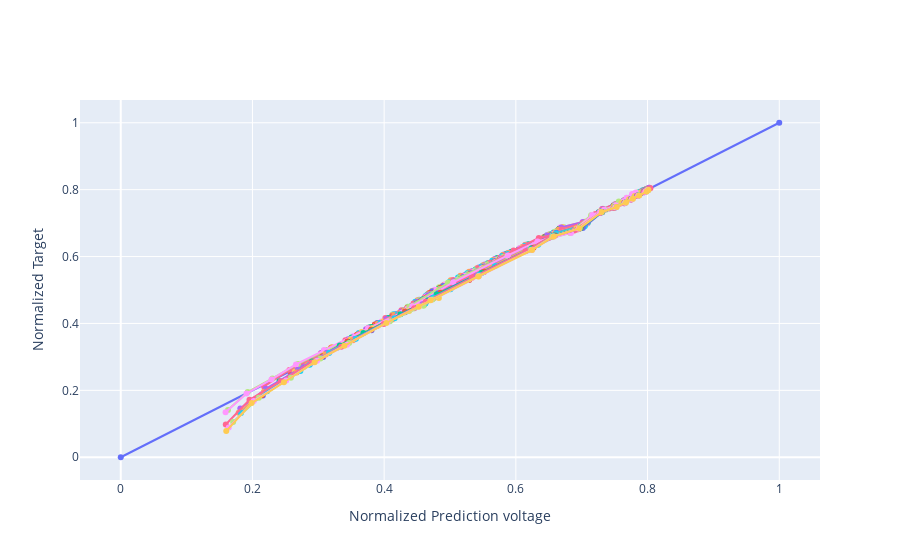

The cell this chart's notebook holds for it:
### Code cell
# voltage
skip = 20

fig = go.Figure()
fig.add_trace(go.Scatter(x = [0,1], y = [0,1], showlegend=False, mode="markers+lines"))
for i in range(0,len(X_train), batch_size*skip):
    fig.add_trace(go.Scatter(x = model.predict(X_train[i:i+batch_size],verbose=0)[:,0], 
                             y = y_train[i:i+batch_size,0], 
                             showlegend=False, mode="markers+lines"))
fig.update_yaxes(title='Normalized Target')
fig.update_xaxes(title='Normalized Prediction voltage')
